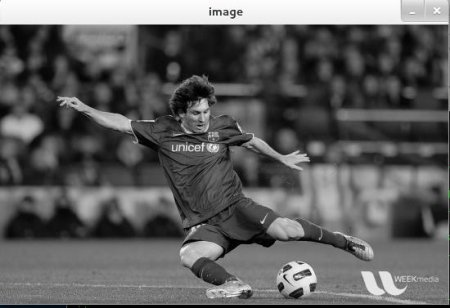
#> input picture images/messi5.jpg, 450 x 308 px, found by its file name
$ python time_measurement.py   (Python 2 division)
#> lines starting #> are read from the running program, lines starting #| are printed output that depends on the picture
# -*- coding: utf-8 -*-
"""
Created on Sat Jan 07 09:30:39 2017

@author: vbhaumik
"""
import cv2

img1 = cv2.imread('messi5.jpg')
#> img1 is the input picture: shape (308, 450, 3); mean B, G, R 94.7, 94.7, 94.6

e1 = cv2.getTickCount()
for i in xrange(5,49,2):
    img1 = cv2.medianBlur(img1,i)
#> this loop made 22 passes
#> pass 1, `img1 = cv2.medianBlur(img1,i)`:
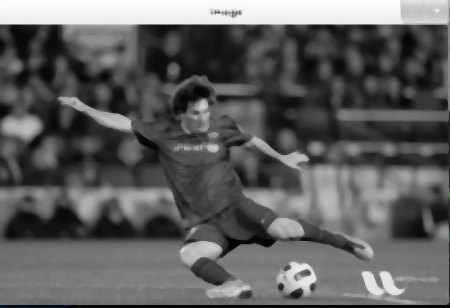
#> img1: shape (308, 450, 3); mean B, G, R 94.5, 94.5, 94.5
#> pass 3, `img1 = cv2.medianBlur(img1,i)`:
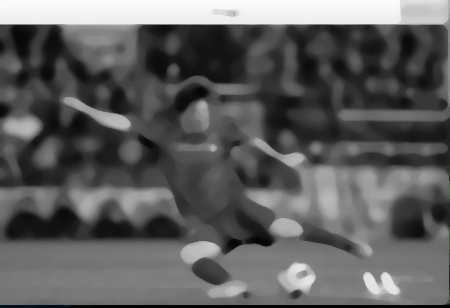
#> img1: shape (308, 450, 3); mean B, G, R 94.3, 94.3, 94.2
#> after the loop:
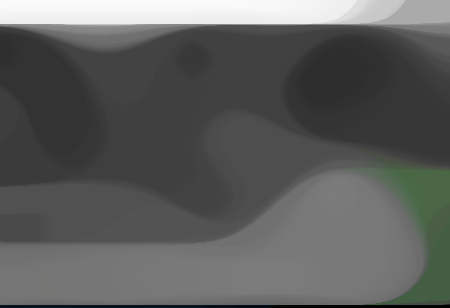
#> img1: shape (308, 450, 3); mean B, G, R 92.5, 93.7, 92.5
e2 = cv2.getTickCount()
t = (e2 - e1)/cv2.getTickFrequency()
print t

$ run again, with images/gradients.jpg copied over images/messi5.jpg
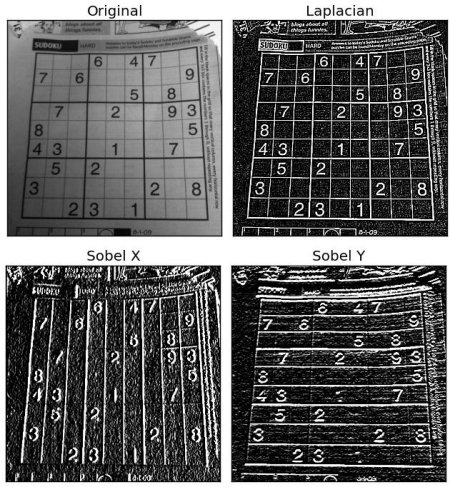
#> input picture images/gradients.jpg, 450 x 487 px, found by its file name
#> img1 is the input picture: shape (487, 450, 3); min 0, max 255, mean 97.4
#> the loop `for i in xrange(5,49,2):` made 22 passes
#> pass 1, `img1 = cv2.medianBlur(img1,i)`:
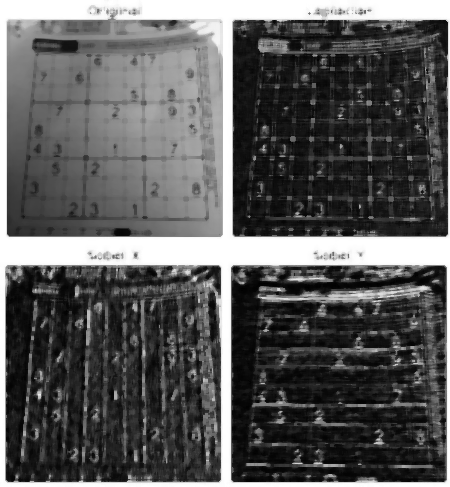
#> img1: shape (487, 450, 3); min 0, max 255, mean 90.2
#> after the loop `for i in xrange(5,49,2):`:
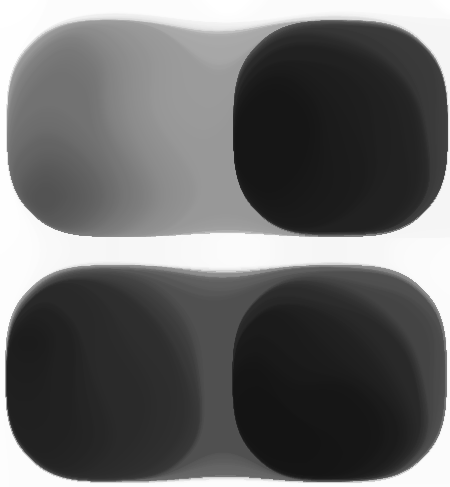
#> img1: shape (487, 450, 3); min 20, max 255, mean 103.4
